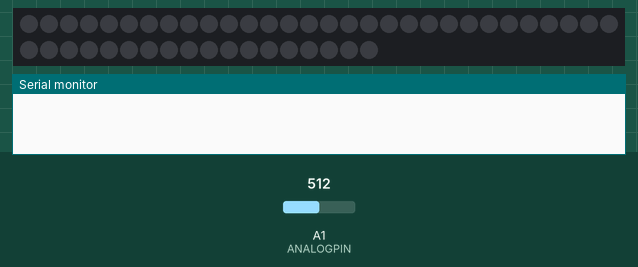
Bench run of a sketch on a simulated Arduino Uno, built with avr-gcc and run on an emulated ATmega328P. On the bench: 48 RGB LEDs in strip order, left to right, continuing on the next row, the last lines printed to the serial monitor. The test bench sets the inputs (shaded band); at power-on: A1 (ANALOGPIN) = 512. Dim RGB values are drawn brighter than linear.

Above: at 1.2 s.
1.3 s: A1 (ANALOGPIN) set to 538
At 1.8 s:
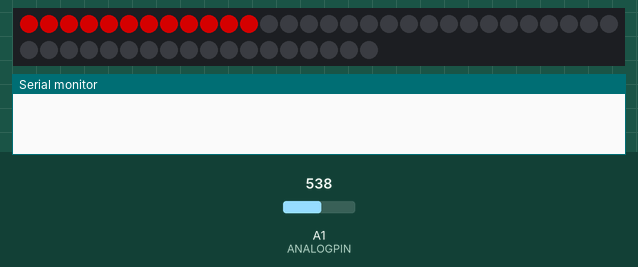
2.8 s: A1 (ANALOGPIN) set to 511
4.3 s: A1 (ANALOGPIN) set to 478
At 5.3 s:
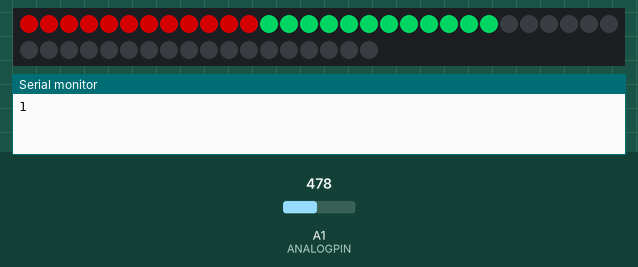
Timing chart, 0 to 7.3 s (numbered marks = the images above; inputs shaded):
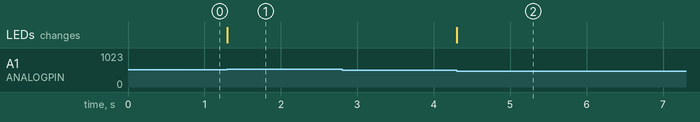

Measured:
- the behaviour switches between 527 and 528 on A1 (ANALOGPIN) (found by bisection; images 0 and 1)
- the behaviour switches between 497 and 496 on A1 (ANALOGPIN) (found by bisection; images 1 and 2)
- after the input at 1.3 s, the LEDs: change at once (image 1)
- after the input at 4.3 s, the LEDs: change at once (image 2)

The sketch:

test.ino
```cpp
#include <Adafruit_NeoPixel.h>
#include <math.h>

#define PIN A0
#define NUMPIXELS 48
#define ANALOGPIN A1

int value, firstValue, def, nextCounter;
byte i,n, r, g, b;
bool isFirstEntry;
Adafruit_NeoPixel pixels(NUMPIXELS, PIN, NEO_GRB + NEO_KHZ800);

void setup() {
  Serial.begin(9600);
  pixels.begin();
  pixels.clear();
  pixels.show();

  isFirstEntry = true;
  firstValue = analogRead(ANALOGPIN);
  value = n = 0;
  nextCounter = 1;
  def = 15;
  r = 128; g= 0; b = 0;
}

void loop() {
  value = analogRead(ANALOGPIN);

  if(fabs(value - firstValue) > def && nextCounter < NUMPIXELS){
    while(fabs(value - firstValue) > def){
      value = analogRead(ANALOGPIN);
      for(i = 0; i < 12 && isFirstEntry; i++){
        pixels.setPixelColor(i+n, r, g, b);
        //delay(100);
      }
      pixels.show();
      isFirstEntry = false;
    }
    Serial.println(nextCounter);
    nextCounter++;
    r += 128; r %= 256;
    g += 128; g %= 256;
    b += 60; b %= 256;
    n += 12;
   isFirstEntry = true;
  }
}
```
